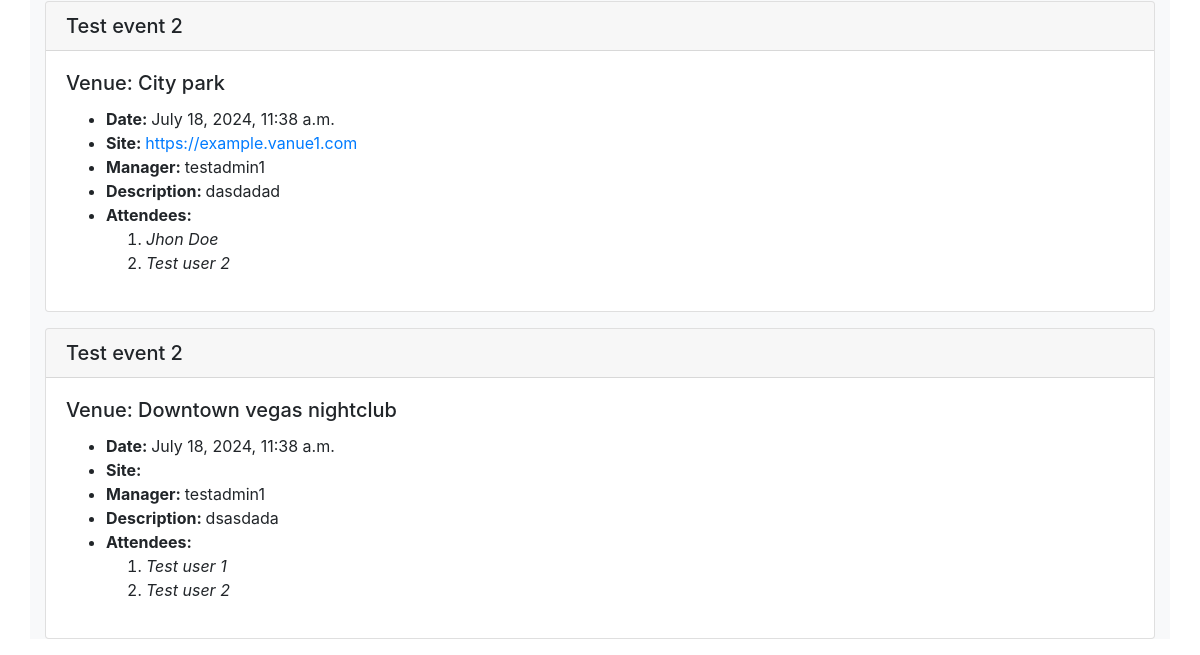
The page /my_events/ (signed in, lower part) on the database as committed earlier.
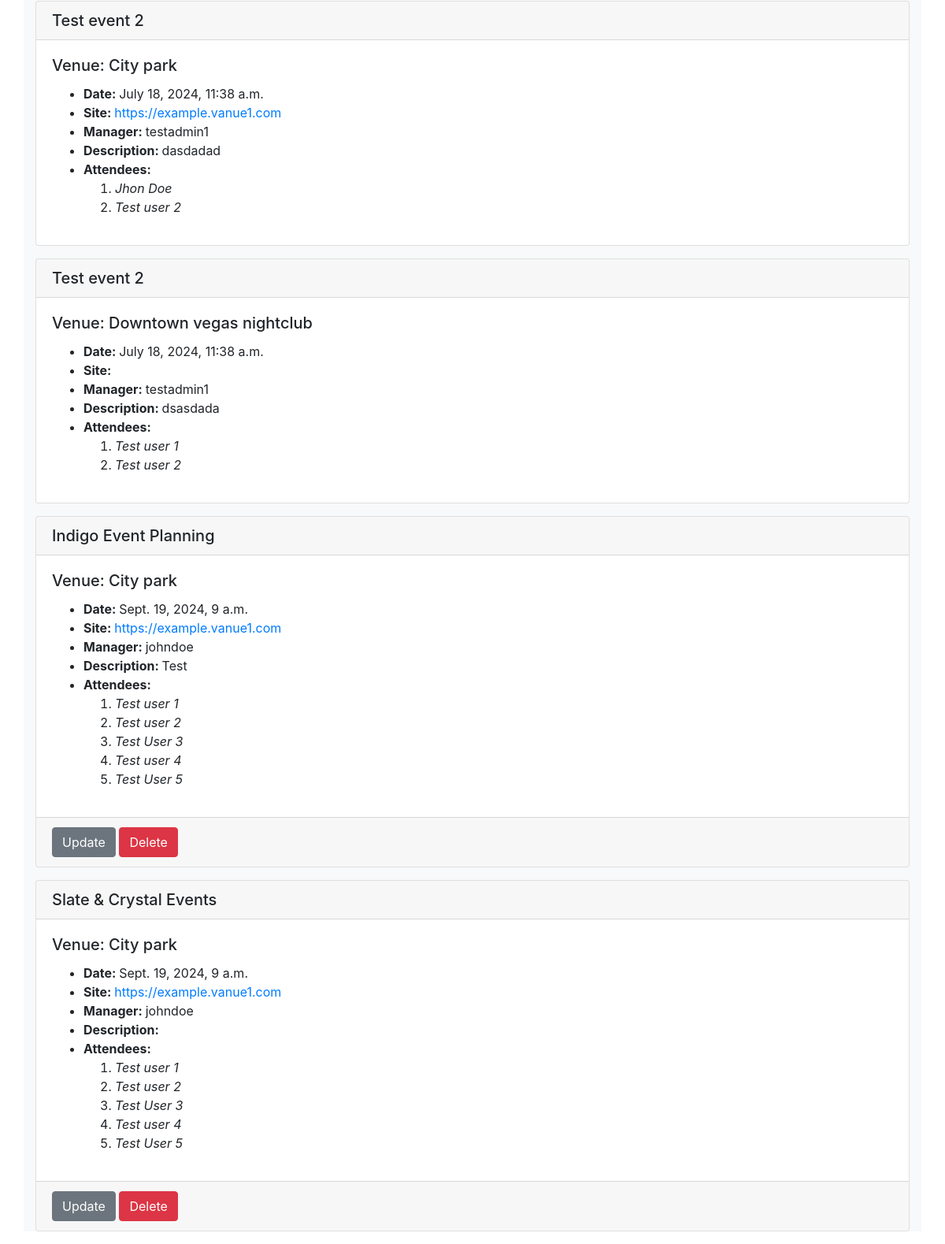
The same page on the database as committed later.
### events/models.py (models this page shows, shortened)
class Event(models.Model):
    name = models.CharField('Event Name', max_length=120)
    event_date = models.DateTimeField('Event Date')
    venue = models.ForeignKey(Venue, blank=True, null=True,
                              on_delete=models.CASCADE)
    manager = models.ForeignKey(User, blank=True, null=True,
                                on_delete=models.SET_NULL)
    description = models.TextField(blank=True)
    attendees = models.ManyToManyField(MyClubUser, blank=True)
    approved = models.BooleanField('Approved', default=False)
    def __str__(self) -> str:
        return str(self.name)

class Venue(models.Model):
    name = models.CharField("Vanue name", max_length=120)
    address = models.CharField(max_length=300)
    zip_code = models.CharField('Zip code', max_length=15)
    phone = models.CharField('Contact Phone', max_length=25, blank=True)
    web = models.URLField('Website Address', blank=True)
    email_address = models.EmailField('Email Address', blank=True)
    owner = models.IntegerField("Venue Owner", blank=False, default=1)
    venue_image = models.ImageField(null=True, blank=True,
                                    upload_to=make_image_path)
    def __str__(self):
        return str(self.name)

class MyClubUser(models.Model):
    first_name = models.CharField(max_length=30)
    last_name = models.CharField(max_length=30)
    email = models.EmailField('User email')

### events/views.py (the view)
# urls.py: path('my_events/', views.my_events, name='my-events'),
def my_events(request: HttpRequest):
    if request.user.is_authenticated:
        me = request.user.id
        events = Event.objects.filter(attendees=me)
        return render(request, 'events/my_events.html', {
            'events': events
        })
    else:
        messages.success(request, "You are not authorized to view this page. \
                         Please login!")
        return redirect('home')

### events/templates/events/my_events.html (shortened to what this page needs)
{% extends 'events/base.html' %}
{% block content %}
{% for event in events %}
<div class="card my-3">
    <h5 class="card-header">{{event}}</h5>
    <div class="card-body">
        <h5 class="card-title">Venue: {{ event.venue }}</h5>
        <ul>
            <li><strong>Date: </strong>{{ event.event_date }}</li>
            <li><strong>Site: </strong><a href="">{{ event.venue.web }}</a></li>
            <li><strong>Manager: </strong>{{ event.manager }}</li>
            <li><strong>Description: </strong>{{ event.description }}</li>
            <li>
                <strong>Attendees: </strong>
                <ol>
                    {% for attendees in event.attendees.all %}
                    <li>
                        <i>{{attendees.first_name}} {{ attendees.last_name }}</i>
                    </li>
                    {% endfor %}
                </ol>
            </li>
        </ul>
    </div>
    {% if user.is_authenticated %}
        {% if user == event.manager %}
            <div class="card-footer">
                <a href="{% url 'update-event' event.id %}" class="btn btn-secondary">Update</a>
                <a href="{% url 'delete-event' event.id %}" class="btn btn-danger">Delete</a>
            </div>
        {% endif %}
    {% endif %}
</div>
{% endfor %}
{% endblock %}

Rows that differ between the two databases and show on the page:
added Event: name "Indigo Event Planning", venue "City park", event_date "Sept. 19, 2024, 9 a.m.", venue.web "https://example.vanue1.com", manager "johndoe", description "Test", shows "Update", MyClubUser (first_name "Test", last_name "user 1"), MyClubUser (first_name "Test", last_name "user 2")
now on this page (row unchanged): MyClubUser: first_name "Test", last_name "User 3"
now on this page (row unchanged): MyClubUser: first_name "Test", last_name "user 4"
now on this page (row unchanged): MyClubUser: first_name "Test", last_name "User 5"
added Event: name "Slate & Crystal Events", venue "City park", event_date "Sept. 19, 2024, 9 a.m.", venue.web "https://example.vanue1.com", manager "johndoe", shows "Update", MyClubUser (first_name "Test", last_name "user 1"), MyClubUser (first_name "Test", last_name "user 2")
